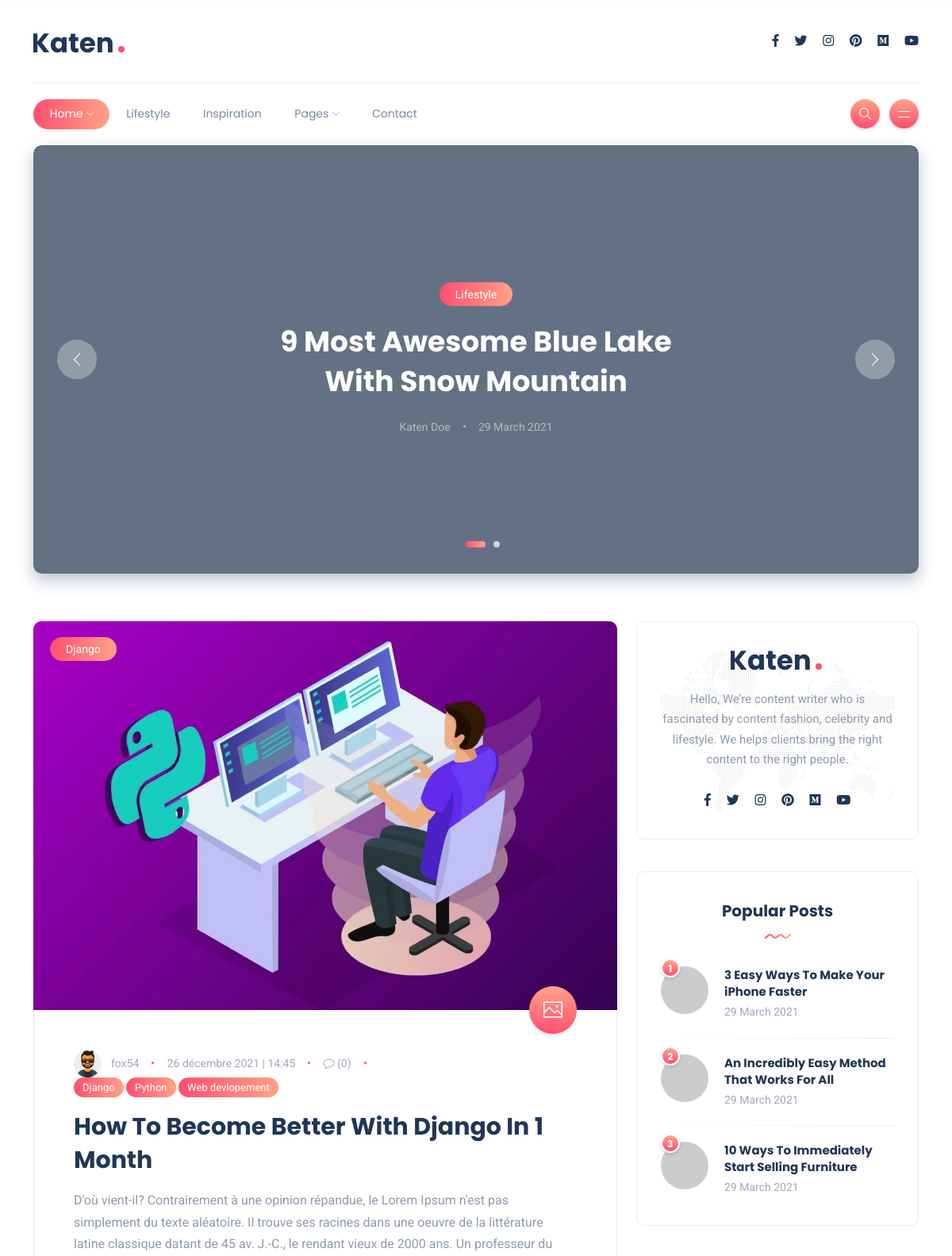
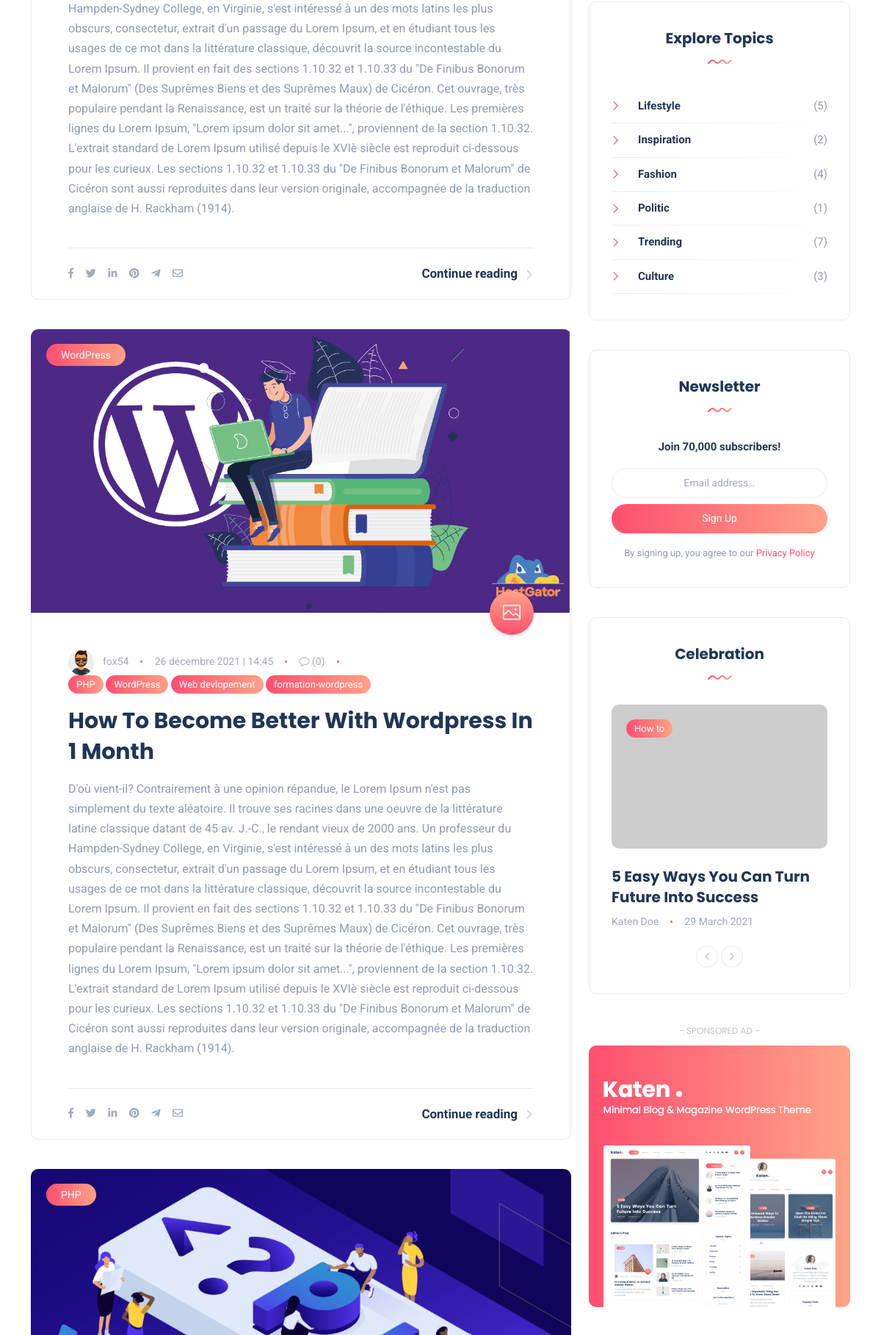
Screenshot of /blog/ (upper part) with the database file from the repository (2 pictures, top to bottom).
### blog/models.py (models this page shows, shortened)
class Article(models.Model):
    profile = ForeignKey(Profile, on_delete=models.SET_NULL, null=True, blank=True)
    state = IntegerField(default=0, choices=LIST_STATE)
    title = CharField(max_length=255)
    slug = SlugField(max_length=255, unique=True, db_index=True, null=True, blank=True)
    description = TextField(null=True)
    category = ForeignKey('Category', null=True, on_delete=models.SET_NULL)
    tags = ManyToManyField('Tag')
    picture = models.ImageField(null=True, upload_to='articles/')
    created_at = DateTimeField(auto_now_add=True)
    updated_at = DateTimeField(auto_now=True)

class Category(models.Model):
    class Meta:
        verbose_name = "Categorie"
    name = CharField(max_length=20)
    state = IntegerField(default=0, choices=LIST_STATE)
    created_at = DateTimeField(auto_now_add=True)
    updated_at = DateTimeField(auto_now=True)

class Tag(models.Model):
    name = CharField(max_length=20)
    created_at = DateTimeField(auto_now_add=True)
    updated_at = DateTimeField(auto_now=True)

### account/models.py (models this page shows, shortened)
class Profile(models.Model):
    user = OneToOneField(User, on_delete=models.CASCADE)
    name =models.CharField(max_length=80)
    username = models.CharField(max_length=80, unique=True, null=True, blank=True)
    email = models.EmailField(max_length=120, null=True, blank=True, unique=True)
    head_line = models.CharField(max_length=200, null=True, blank=True)
    about_as = models.TextField(null=True, blank=True)
    image = models.ImageField(null=True, blank=True, upload_to="profiles/", default="profiles/default.png")
    resume_link = models.CharField(max_length=200, null=True, blank=True)
    linkden_link = models.CharField(max_length=200, null=True, blank=True)
    facebook_link =models.CharField(max_length=200, null=True, blank=True)
    website_link = models.CharField(max_length=200, null=True, blank=True)
    youtub_link = models.CharField(max_length=200, null=True, blank=True)
    state = models.BooleanField(default=False, choices=((False, 'Desactive'), (True, 'Active')))
    id = models.UUIDField(primary_key = True, unique=True, default = uuid4, editable = False)
    created_at = models.DateTimeField(auto_now_add=True)
    updated_at = models.DateTimeField(auto_now=True)

### blog/views.py (the view)
# urls.py: path('', views.index, name='articles_list'),
def index(request):
    data = Article.objects.filter(state=1)
    categories = Category.objects.filter(state=1)
    paginator = Paginator(data, 3)
    page_number = request.GET.get('page')
    page_obj = paginator.get_page(page_number)
    context= {
        "articles" : page_obj,
        "categories" : categories
    }
    return render(request, "blog/index.html", context)

### blog/templates/blog/index.html (shortened to what this page needs)
{% extends 'layout.html' %}
{% load static %}
{% block hero_carousel %}
<section class="hero-carousel">
    <div class="container-xl">
        <div class="post-carousel-lg">
            <div class="post featured-post-xl">
                <div class="details clearfix">
                    <a href="category.html" class="category-badge lg">Lifestyle</a>
                    <h4 class="post-title"><a href="blog-single.html">9 Most Awesome Blue Lake With Snow Mountain</a></h4>
                    <ul class="meta list-inline mb-0">
                        <li class="list-inline-item"><a href="#">Katen Doe</a></li>
                        <li class="list-inline-item">29 March 2021</li>
                    </ul>
                </div>
                <a href="blog-single.html">
                    <div class="thumb rounded">
                        <div class="inner data-bg-image" data-bg-image="{% static 'images/posts/featured-xl-1.jpg' %}"></div>
                    </div>
                </a>
            </div>
        </div>
    </div>
</section>
{% endblock %}
{% block content %}
{% for article in articles %}
<div class="post post-classic rounded bordered">
    <div class="thumb top-rounded">
        <a href="category.html" class="category-badge lg position-absolute">{{ article.category.name }}</a>
        <span class="post-format">
            <i class="icon-picture"></i>
        </span>
        <a href="{% url 'show_article' article.slug %}">
            <div class="inner">
                <img src="{{ article.picture.url }}" alt="{{ article.title }}" />
            </div>
        </a>
    </div>
    <div class="details">
        <ul class="meta list-inline mb-0">
            <li class="list-inline-item"><a href="#"><img src="{{ article.profile.image.url }}" class="author author-sm" alt="author"/>{{ article.profile.username }}</a></li>
            <li class="list-inline-item">{{ article.created_at|date:'d F Y | H:i' }}</li>
            <li class="list-inline-item"><i class="icon-bubble"></i> (0)</li>
            <li class="list-inline-item">
                {% for tag in article.tags.all %}
                    <a href="#" class="tag-badge badge rounded-pill link-success">{{ tag.name }}</a>
                {% endfor %}
            </li>
        </ul>
        <h5 class="post-title mb-3 mt-3"><a href="{% url 'show_article' article.slug %}">{{ article.title }}</a></h5>
        <p class="excerpt mb-0">{{ article.description }}</p>
    </div>
    <div class="post-bottom clearfix d-flex align-items-center">
        <div class="social-share me-auto">
            <ul class="icons list-unstyled list-inline mb-0">
                <li class="list-inline-item"><a href="#"><i class="fab fa-facebook-f"></i></a></li>
                <li class="list-inline-item"><a href="#"><i class="fab fa-twitter"></i></a></li>
                <li class="list-inline-item"><a href="#"><i class="fab fa-linkedin-in"></i></a></li>
                <li class="list-inline-item"><a href="#"><i class="fab fa-pinterest"></i></a></li>
                <li class="list-inline-item"><a href="#"><i class="fab fa-telegram-plane"></i></a></li>
                <li class="list-inline-item"><a href="#"><i class="far fa-envelope"></i></a></li>
            </ul>
        </div>
        <div class="float-end d-none d-md-block">
            <a href="{% url 'show_article' article.slug %}" class="more-link">Continue reading<i class="icon-arrow-right"></i></a>
        </div>
    </div>
</div>
{% endfor%}
{% endblock %}

### brightCoding/templates/layout.html (shortened to what this page needs)
{% load static %}
<!DOCTYPE html>
<html lang="en-US">
<head>
	<link rel="stylesheet" href="{% static 'css/bootstrap.min.css' %}" type="text/css" media="all">
	<link rel="stylesheet" href="{% static 'css/all.min.css' %}" type="text/css" media="all">
	<link rel="stylesheet" href="{% static 'css/slick.css' %}" type="text/css" media="all">
	<link rel="stylesheet" href="{% static 'css/simple-line-icons.css' %}" type="text/css" media="all">
	<link rel="stylesheet" href="{% static 'css/style.css' %}" type="text/css" media="all">
</head>
<body>
<div class="site-wrapper">
	<header class="header-classic">
			<div class="container-xl">
				<div class="header-top">
					<div class="row align-items-center">
						<div class="col-md-4 col-xs-12">
							<a class="navbar-brand" href="{% url 'articles_list' %}"><img src="{% static 'images/logo.svg' %}" alt="logo" /></a>
						</div>
						<div class="col-md-8 d-none d-md-block">
							<ul class="social-icons list-unstyled list-inline mb-0 float-end">
								<li class="list-inline-item"><a href="#"><i class="fab fa-facebook-f"></i></a></li>
								<li class="list-inline-item"><a href="#"><i class="fab fa-twitter"></i></a></li>
								<li class="list-inline-item"><a href="#"><i class="fab fa-instagram"></i></a></li>
								<li class="list-inline-item"><a href="#"><i class="fab fa-pinterest"></i></a></li>
								<li class="list-inline-item"><a href="#"><i class="fab fa-medium"></i></a></li>
								<li class="list-inline-item"><a href="#"><i class="fab fa-youtube"></i></a></li>
							</ul>
						</div>
					</div>
				</div>
			</div>
			<nav class="navbar navbar-expand-lg">
				<div class="header-bottom  w-100">
					<div class="container-xl">
						<div class="d-flex align-items-center">
							<div class="collapse navbar-collapse flex-grow-1">
								<ul class="navbar-nav">
									<li class="nav-item dropdown active">
										<a class="nav-link dropdown-toggle" href="index.html">Home</a>
									</li>
									<li class="nav-item">
										<a class="nav-link" href="category.html">Lifestyle</a>
									</li>
									<li class="nav-item">
										<a class="nav-link" href="category.html">Inspiration</a>
									</li>
									<li class="nav-item dropdown">
										<a class="nav-link dropdown-toggle" href="#">Pages</a>
									</li>
									<li class="nav-item">
										<a class="nav-link" href="contact.html">Contact</a>
									</li>
								</ul>
							</div>
							<div class="header-buttons">
								<button class="search icon-button">
									<i class="icon-magnifier"></i>
								</button>
								<button class="burger-menu icon-button ms-2 float-end float-lg-none">
									<span class="burger-icon"></span>
								</button>
							</div>
						</div>
					</div>
				</div>
			</nav>
	</header>
    {% block hero_carousel %}{% endblock %}
	<section class="main-content">
		<div class="container-xl">
			<div class="row gy-4">
				<div class="col-lg-8">
                        {% block content%}{% endblock %}
				</div>
				<div class="col-lg-4">
					<div class="sidebar">
						<div class="widget rounded">
							<div class="widget-about data-bg-image text-center" data-bg-image="{% static 'images/map-bg.png' %}">
								<img src="{% static 'images/logo.svg' %}" alt="logo" class="mb-4" />
								<p class="mb-4">Hello, We’re content writer who is fascinated by content fashion, celebrity and lifestyle. We helps clients bring the right content to the right people.</p>
								<ul class="social-icons list-unstyled list-inline mb-0">
									<li class="list-inline-item"><a href="#"><i class="fab fa-facebook-f"></i></a></li>
									<li class="list-inline-item"><a href="#"><i class="fab fa-twitter"></i></a></li>
									<li class="list-inline-item"><a href="#"><i class="fab fa-instagram"></i></a></li>
									<li class="list-inline-item"><a href="#"><i class="fab fa-pinterest"></i></a></li>
									<li class="list-inline-item"><a href="#"><i class="fab fa-medium"></i></a></li>
									<li class="list-inline-item"><a href="#"><i class="fab fa-youtube"></i></a></li>
								</ul>
							</div>
						</div>
						<div class="widget rounded">
							<div class="widget-header text-center">
								<h3 class="widget-title">Popular Posts</h3>
								<img src="{% static 'images/wave.svg' %}" class="wave" alt="wave" />
							</div>
							<div class="widget-content">
								<div class="post post-list-sm circle">
									<div class="thumb circle">
										<span class="number">1</span>
										<a href="blog-single.html">
											<div class="inner">
												<img src="{% static 'images/posts/tabs-1.jpg'%}" alt="post-title" />
											</div>
										</a>
									</div>
									<div class="details clearfix">
										<h6 class="post-title my-0"><a href="blog-single.html">3 Easy Ways To Make Your iPhone Faster</a></h6>
										<ul class="meta list-inline mt-1 mb-0">
											<li class="list-inline-item">29 March 2021</li>
										</ul>
									</div>
								</div>
								<div class="post post-list-sm circle">
									<div class="thumb circle">
										<span class="number">2</span>
										<a href="blog-single.html">
											<div class="inner">
												<img src="{% static 'images/posts/tabs-2.jpg'%}" alt="post-title" />
											</div>
										</a>
									</div>
									<div class="details clearfix">
										<h6 class="post-title my-0"><a href="blog-single.html">An Incredibly Easy Method That Works For All</a></h6>
										<ul class="meta list-inline mt-1 mb-0">
											<li class="list-inline-item">29 March 2021</li>
										</ul>
									</div>
								</div>
								<div class="post post-list-sm circle">
									<div class="thumb circle">
										<span class="number">3</span>
										<a href="blog-single.html">
											<div class="inner">
												<img src="{% static 'images/posts/tabs-3.jpg'%}" alt="post-title" />
											</div>
										</a>
									</div>
									<div class="details clearfix">
										<h6 class="post-title my-0"><a href="blog-single.html">10 Ways To Immediately Start Selling Furniture</a></h6>
										<ul class="meta list-inline mt-1 mb-0">
											<li class="list-inline-item">29 March 2021</li>
										</ul>
									</div>
								</div>
							</div>
						</div>
						<div class="widget rounded">
							<div class="widget-header text-center">
								<h3 class="widget-title">Explore Topics</h3>
								<img src="{% static 'images/wave.svg'%}" class="wave" alt="wave" />
							</div>
							<div class="widget-content">
								<ul class="list">
									<li><a href="#">Lifestyle</a><span>(5)</span></li>
									<li><a href="#">Inspiration</a><span>(2)</span></li>
									<li><a href="#">Fashion</a><span>(4)</span></li>
									<li><a href="#">Politic</a><span>(1)</span></li>
									<li><a href="#">Trending</a><span>(7)</span></li>
									<li><a href="#">Culture</a><span>(3)</span></li>
								</ul>
							</div>
						</div>
						<div class="widget rounded">
							<div class="widget-header text-center">
								<h3 class="widget-title">Newsletter</h3>
								<img src="{% static 'images/wave.svg'%}" class="wave" alt="wave" />
							</div>
							<div class="widget-content">
								<span class="newsletter-headline text-center mb-3">Join 70,000 subscribers!</span>
								<form>
									<div class="mb-2">
										<input class="form-control w-100 text-center" placeholder="Email address…" type="email">
									</div>
									<button class="btn btn-default btn-full" type="submit">Sign Up</button>
								</form>
								<span class="newsletter-privacy text-center mt-3">By signing up, you agree to our <a href="#">Privacy Policy</a></span>
							</div>
						</div>
						<div class="widget rounded">
							<div class="widget-header text-center">
								<h3 class="widget-title">Celebration</h3>
								<img src="{% static 'images/wave.svg'%}" class="wave" alt="wave" />
							</div>
							<div class="widget-content">
								<div class="post-carousel-widget">
									<div class="post post-carousel">
										<div class="thumb rounded">
											<a href="category.html" class="category-badge position-absolute">How to</a>
											<a href="blog-single.html">
												<div class="inner">
													<img src="{% static 'images/widgets/widget-carousel-1.jpg'%}" alt="post-title" />
												</div>
											</a>
										</div>
										<h5 class="post-title mb-0 mt-4"><a href="blog-single.html">5 Easy Ways You Can Turn Future Into Success</a></h5>
										<ul class="meta list-inline mt-2 mb-0">
											<li class="list-inline-item"><a href="#">Katen Doe</a></li>
											<li class="list-inline-item">29 March 2021</li>
										</ul>
									</div>
								</div>
								<div class="slick-arrows-bot">
									<button type="button" data-role="none" class="carousel-botNav-prev slick-custom-buttons" aria-label="Previous"><i class="icon-arrow-left"></i></button>
									<button type="button" data-role="none" class="carousel-botNav-next slick-custom-buttons" aria-label="Next"><i class="icon-arrow-right"></i></button>
								</div>
							</div>
						</div>
						<div class="widget no-container rounded text-md-center">
							<span class="ads-title">- Sponsored Ad -</span>
							<a href="#" class="widget-ads">
								<img src="{% static 'images/ads/ad-360.png'%}" alt="Advertisement" />
							</a>
						</div>
					</div>
				</div>
			</div>
		</div>
	</section>
</div>
</body>
</html>

### rows the page displays
Article: category.name "Django", picture (picture), profile.image (picture), profile.username "fox54", created_at|H "26 décembre 2021 | 14:45", title "How To Become Better With Django In 1 Month", description "D'où vient-il? Contrairement à une opinion répandue, le Lorem Ipsum n'est pas simplement du texte aléatoire. Il trouve ses racines dans une oeuvre de la littérature latine classique datant de 45 av. J.-C., le rendant vieux de 2000 ans. Un professeur du Hampden-Sydney College, en Virginie, s'est intéressé à un des mots latins les plus obscurs, consectetur, extrait d'un passage du Lorem Ipsum, et en étudiant tous les usages de ce mot dans la littérature classique, découvrit la source incontestable du Lorem Ipsum. Il provient en fait des sections 1.10.32 et 1.10.33 du \"De Finibus Bonorum et Malorum\" (Des Suprêmes Biens et des Suprêmes Maux) de Cicéron. Cet ouvrage, très populaire pendant la…"
Tag: name "Django"
Tag: name "Python"
Tag: name "Web devlopement"
Article: category.name "WordPress", picture (picture), profile.image (picture), profile.username "fox54", created_at|H "26 décembre 2021 | 14:45", title "How To Become Better With Wordpress In 1 Month", description "D'où vient-il? Contrairement à une opinion répandue, le Lorem Ipsum n'est pas simplement du texte aléatoire. Il trouve ses racines dans une oeuvre de la littérature latine classique datant de 45 av. J.-C., le rendant vieux de 2000 ans. Un professeur du Hampden-Sydney College, en Virginie, s'est intéressé à un des mots latins les plus obscurs, consectetur, extrait d'un passage du Lorem Ipsum, et en étudiant tous les usages de ce mot dans la littérature classique, découvrit la source incontestable du Lorem Ipsum. Il provient en fait des sections 1.10.32 et 1.10.33 du \"De Finibus Bonorum et Malorum\" (Des Suprêmes Biens et des Suprêmes Maux) de Cicéron. Cet ouvrage, très populaire pendant la…"
Tag: name "PHP"
Tag: name "WordPress"
Tag: name "formation-wordpress"
Article: category.name "PHP", picture (picture)
